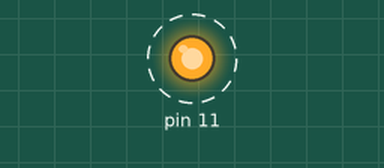
A program run on a simulated Raspberry Pi (header pin numbers). On the bench: output pins drawn as LEDs (lit = HIGH). Dashed ring = blinking.

Above: at 0.2 s.
Timing chart, 0 to 3.0 s (numbered marks = the images above):
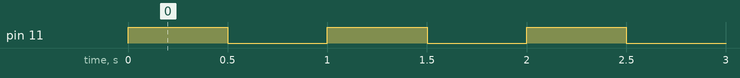

Measured:
- by itself, pin 11: alternates HIGH for 0.50 s and LOW for 0.50 s

The program:

blink.py
```python
#Reference: https://www.raspinews.com/blinking-led-on-raspberry-pi-using-python/
# Edited by: ArashMath

import RPi.GPIO as GPIO
import time

LedPin = 11

def setup():
    GPIO.setmode(GPIO.BOARD)
    GPIO.setup(LedPin, GPIO.OUT)
	GPIO.output(LedPin, GPIO.HIGH)

def blink():
	while True:
		GPIO.output(LedPin, GPIO.HIGH)
		time.sleep(0.5) #The number in this parentheses, shows the time LED is ON (in seconds)
		GPIO.output(LedPin, GPIO.LOW)
		time.sleep(0.5) #The number in this parentheses, shows the time LED is OFF (in seconds)

def destroy():
	GPIO.output(LedPin, GPIO.LOW)
	GPIO.cleanup()

if __name__ == '__main__':
	setup()
	try:
		blink()
	except KeyboardInterrupt:
		destroy()
```
